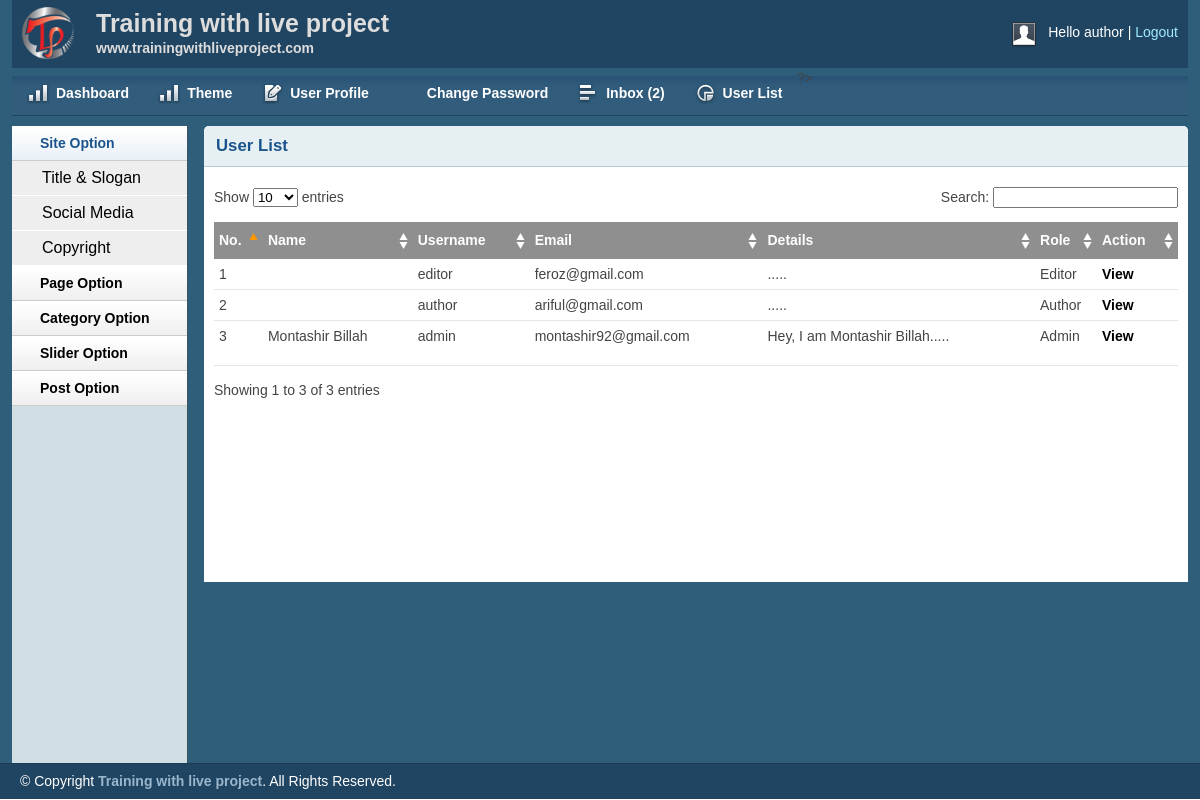
Page /admin/userlist.php (signed in) on the committed database.
### tables this page shows
CREATE TABLE `tbl_user` (
  `id` int(11) NOT NULL,
  `name` varchar(255) NOT NULL,
  `username` varchar(50) NOT NULL,
  `password` varchar(32) NOT NULL,
  `email` varchar(255) NOT NULL,
  `details` text NOT NULL,
  `role` int(11) NOT NULL
);

### lib/Session.php (called while the page is built, shortened)
<?php
class Session{
	public static function get($key){
		if (isset($_SESSION[$key])) {
			return $_SESSION[$key];
		}else{
			return false;
		}
	}
}
?>

### lib/Database.php (called while the page is built, shortened)
<?php
Class Database{
	public $host   = DB_HOST;
	public $user   = DB_USER;
	public $pass   = DB_PASS;
	public $dbname = DB_NAME;
	public $link;
	private function connectDB(){
	$this->link = new mysqli($this->host, $this->user, $this->pass, $this->dbname);
 }
	public function select($query){
		$result = $this->link->query($query) or die($this->link->error.__LINE__);
		if($result->num_rows > 0){
			return $result;
		} else {
			return false;
		}
	}
}

### helpers/Format.php (called while the page is built, shortened)
<?php
class Format{
	public function textShorten($text, $limit = 400){
		$text = $text. " ";
		$text = substr($text, 0, $limit);
		$text = substr($text, 0, strrpos($text, ' '));
		$text = $text. ".....";
		return $text;
	}
}
?>

### admin/userlist.php (the view, shortened to what this page needs)
<?php include "inc/header.php"; ?>
<?php include "inc/sidebar.php"; ?>
        <div class="grid_10">
            <div class="box round first grid">
                <h2>User List</h2>
                <div class="block">
                    <table class="data display datatable" id="example">
					<thead>
						<tr>
							<th>No.</th>
							<th>Name</th>
							<th>Username</th>
							<th>Email</th>
							<th>Details</th>
							<th>Role</th>
							<th>Action</th>
						</tr>
					</thead>
					<tbody>
	<?php
		$query = "SELECT * FROM tbl_user ORDER BY id DESC";
		$alluser = $db->select($query);
		if ($alluser) {
			$i=0;
			while ($result = $alluser->fetch_assoc()) {
				$i++;
	?>
						<tr class="odd gradeX">
							<td><?php echo $i; ?></td>
							<td><?php echo $result['name']; ?></td>
							<td><?php echo $result['username']; ?></td>
							<td><?php echo $result['email']; ?></td>
							<td><?php echo $fm->textShorten($result['details'], 30); ?></td>
						<td>
							<?php
								if ($result['role'] == '0') {
									echo "Admin";
								}elseif ($result['role'] == '1') {
									echo "Author";
								}elseif ($result['role'] == '2') {
									echo "Editor";
								}
							?>
						</td>
			<td>
				<a href="viewuser.php?userid=<?php echo $result['id']; ?>">View</a>
			</td>
			</tr>
		<?php } } ?>
					</tbody>
				</table>
               </div>
            </div>
        </div>
<?php include "inc/footer.php"; ?>

### admin/inc/header.php (shortened to what this page needs)
<?php
    include '../lib/Session.php';
?>
<?php include '../lib/Database.php'; ?>
<?php include '../helpers/Format.php'; ?>
<?php
  $db = new Database();
  $fm = new Format();
?>
<!DOCTYPE html>
<html>
<head>
    <link rel="stylesheet" type="text/css" href="css/reset.css" media="screen" />
    <link rel="stylesheet" type="text/css" href="css/text.css" media="screen" />
    <link rel="stylesheet" type="text/css" href="css/grid.css" media="screen" />
    <link rel="stylesheet" type="text/css" href="css/layout.css" media="screen" />
    <link rel="stylesheet" type="text/css" href="css/nav.css" media="screen" />
    <link href="css/table/demo_page.css" rel="stylesheet" type="text/css" />
</head>
<body>
    <div class="container_12">
        <div class="grid_12 header-repeat">
            <div id="branding">
                <div class="floatleft logo">
                    <img src="img/livelogo.png" alt="Logo" />
				</div>
				<div class="floatleft middle">
					<h1>Training with live project</h1>
					<p>www.trainingwithliveproject.com</p>
				</div>
                <div class="floatright">
                    <div class="floatleft">
                        <img src="img/img-profile.jpg" alt="Profile Pic" /></div>
                    <div class="floatleft marginleft10">
                        <ul class="inline-ul floatleft">
                            <li>Hello <?php echo Session::get('username')?></li>
                            <li><a href="?action=logout">Logout</a></li>
                        </ul>
                    </div>
                </div>
            </div>
        </div>
    <div class="grid_12">
    <ul class="nav main">
        <li class="ic-dashboard"><a href="index.php"><span>Dashboard</span></a> </li>
        <li class="ic-dashboard"><a href="theme.php"><span>Theme</span></a> </li>
        <li class="ic-form-style"><a href="profile.php"><span>User Profile</span></a></li>
		<li class="ic-typography"><a href="changepassword.php"><span>Change Password</span></a></li>
		<li class="ic-grid-tables"><a href="inbox.php"><span>Inbox
        <?php
         $query = "SELECT * FROM  tbl_contact WHERE status='0' ORDER BY id DESC";
            $msg = $db->select($query);
            if ($msg) {
                $count = mysqli_num_rows($msg);
                echo "(".$count.")";
            }else{
                echo "(0)";
            }
        ?>
        </span></a></li>
        <li class="ic-charts"><a href="userlist.php"><span>User List</span></a></li>
            </ul>
        </div>

### admin/inc/sidebar.php (shortened to what this page needs)
<div class="grid_2">
    <div class="box sidemenu">
        <div class="block" id="section-menu">
            <ul class="section menu">
               <li><a class="menuitem">Site Option</a>
                    <ul class="submenu">
                        <li><a href="titleslogan.php">Title & Slogan</a></li>
                        <li><a href="social.php">Social Media</a></li>
                        <li><a href="copyright.php">Copyright</a></li>
                    </ul>
                </li>
                 <li><a class="menuitem">Page Option</a>
                </li>
                <li><a class="menuitem">Category Option</a>
                </li>
                <li><a class="menuitem">Slider Option</a>
                </li>
                <li><a class="menuitem">Post Option</a>
                </li>
            </ul>
        </div>
    </div>
</div>

### admin/inc/footer.php (shortened to what this page needs)
    </div>
    <div id="site_info">
        <p>
         &copy; Copyright <a href="http://trainingwithliveproject.com">Training with live project</a>. All Rights Reserved.
        </p>
    </div>
</body>
</html>

### admin/css/layout.css (style rules this page uses)
body { background: #fff none repeat scroll 0 0; color: #444; font-size: 14px; padding: 0; }
.floatleft { float:left; }
.logo img { margin-top: -15px; width: 52px; }
.middle { margin-left: 22px; margin-top: -14px; }
.middle h1 { color:#ddd;margin:0 }
.middle p { color: #ddd; margin: 0; font-weight: bold; }
.floatright { float:right; }
.inline-ul li { display:inline; color:#fff; }
.marginleft10 { margin-left:10px; }
a { color: #000; font-weight:bold; text-decoration: none; }
.container_12, .container_16 { background:#2E5E79; }
h1, h2, h3, h4, h5, h6 { line-height:1.2em; margin-bottom:.3em; }
h2 { margin-top:1em; }
#branding { font-weight: normal; margin-bottom: 0; padding: 22px 10px 3px; text-align: left; }
.header-repeat { background:url(../img/header-repeat.jpg) repeat-x; }
#branding a { color:#A1EAFF; font-weight:normal; }
#branding a:before { content:" | "; color:#fff; }
#branding ul, #branding ul li { margin:0px; padding:0px; }
#branding li { padding:0px 0px 0px 0px !important; }
.box { background:#fff; margin-bottom:20px; padding:10px 10px 10px 10px; margin-left:-8px; }
.box.grid { padding-bottom:40px; }
.box.round { -moz-border-radius: 5px 5px 0px 0px; -webkit-border-radius: 5px 5px 0px 0px; border-radius: 5px 5px 0px 0px; }
.box h2 { font-size:1.2em; font-weight:bold; color:#1B548D; background:#E6F0F3; margin:-10px -10px 0 -10px; padding:10px 12px; border-bottom:1px solid #B3CBD6; -moz-border-radius: 5px 5px 0px 0px; -webkit-border-radius: 5px 5px 0px 0px; border-radius: 5px 5px 0px 0px; }
.box.first { min-height: 406px; }
.block { padding-top:20px; }
.box.sidemenu { background-color:#D1DEE4; border-right:1px solid #3A5665; padding:0px; margin:0px; cursor:pointer; }
.box.sidemenu .block { padding-top:0px; margin-top:0px; }
p { margin-bottom:1em; }
ul, ol { padding-top:0; }
ul.menu { list-style:none; border-top:1px solid #bbb; }
ul.menu li { margin:0; }
ul.menu li a { display:block; padding:4px 10px; border-bottom:1px solid #ccc; }
ul.menu ul { list-style:none; margin:0; }
ul.menu ul li a { padding-left:30px; }
ul.section { border-top:0; margin-bottom:0; }
ul.section li a { background:url(../img/sidemenu-repeat.jpg) repeat-x; line-height:26px; padding-left:28px; }
ul.section li li a { background:#ddd; border-bottom:1px solid #eee; }
ul.section ul li { text-transform:none; }
ul.section ul.current li a { background: #eee none repeat scroll 0 0; border-bottom: 1px solid #fff; font-size: 16px; font-weight: normal; }
ul.section li a.current { color:#1B548D; background:url(../img/sidemenu-repeat-hover.jpg) repeat-x; }
#site_info { color:#fff; background:#204562; border-top:1px solid #1d3b53; padding-left:20px; }
#site_info p { line-height:35px; margin-bottom:0px; }
#site_info a { color:#9ab6cc; }
.block { padding-bottom:1px; }
table.display { margin: 0 auto; clear: both; width: 100%; }
.sorting_asc { background: #8f8f8f url(../img/table/sort_asc.png) no-repeat center right; padding:8px 5px; text-align:left; color:#fff; }
.sorting { background:#8f8f8f url(../img/table/sort_both.png) no-repeat center right; padding:8px 5px; text-align:left; color:#fff; }
tr.odd { height: 30px; line-height: 30px; border-bottom:1px solid #e6e6e6; }
tr.even { height: 30px; line-height: 30px; border-bottom:1px solid #e6e6e6; }
tr.odd td, tr.even td { padding-left:5px; }

### rows in the picture
tbl_user: username "editor", email "feroz@gmail.com", details ".....", role "Editor"
tbl_user: username "author", email "ariful@gmail.com", details ".....", role "Author"
tbl_user: name "Montashir Billah", username "admin", email "montashir92@gmail.com", details "Hey, I am Montashir Billah.....", role "Admin"

### other values in the picture
Session::get('username') "author"
$count "2"
